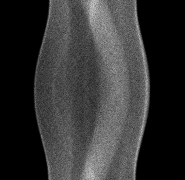
%> input picture hw06_ChaehyeonKim_2020250028/sinogram.bmp, 185 x 180 px
$ octave hw06_ChaehyeonKim_2020250028.m   (GNU Octave 9; MATLAB toolbox functions it lacks are replaced by stand-ins)
%> lines starting %> are read from the running program, lines starting %| are printed output that depends on the picture
### hw06_ChaehyeonKim_2020250028/freqfilt.m
function filtered = freqfilt(sinogram,filter)
    filtered = zeros(size(sinogram));
    for i=1:180
        fft_result = fftshift(fft(sinogram(i,:)));
        filtered(i,:) = real(ifft(ifftshift(filter.*fft_result)));
    end
end

### hw06_ChaehyeonKim_2020250028/butterworthLPF.m
function filter = butterworthLPF(f, cutoff, n)
    cof = pi*cutoff;
    filter = 1./(1+((f/cof).^(2*n)));
end

### hw06_ChaehyeonKim_2020250028/hw06_ChaehyeonKim_2020250028.m
clc; clear; close all;

%% Prob 1 : FBP image reconstruction

% 1. Read the input file
sinogram = imread("sinogram.bmp");
%> sinogram is the input picture: size 180x185 uint8; min 0, max 206, mean 51.1

% 2. Frequency Filtering

% Generate the ramp filter in the frequency domain.
x = -pi:2*pi/184:pi;
ramp = abs(x)/pi;
figure; plot(x,ramp); title('1-2. Generate the ramp filter in the freq. domain.');
%> after `title('1-2. Generate the ramp filter in the freq. domain.')`:
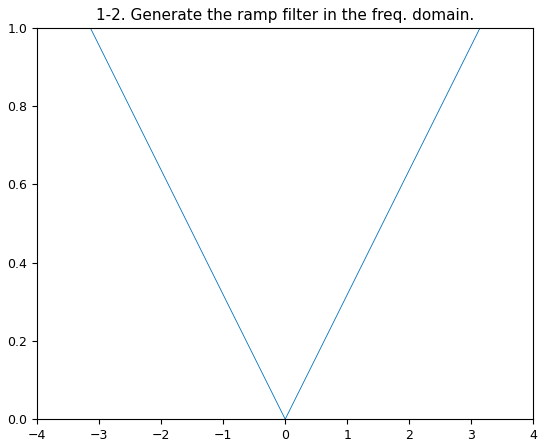
%> figure redrawn from the program's plot data; curve peaks at x = -3.14, y = 1

% Frequency Filtering.
GG = zeros(size(sinogram));
for theta = 1:size(sinogram,1)
    sfft = fftshift(fft(sinogram(theta,:)));
    GGF = real(ifft(ifftshift(ramp.*sfft)));
    GG(theta, :) = GGF;
end
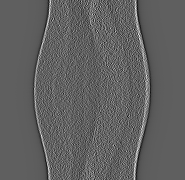
%> GG: size 180x185 double; min -24.8, max 40.36, mean 0; drawn with min black and max white

figure;
subplot(4,1,1); plot(x,sinogram(1,:)); title("theta=1");
subplot(4,1,2); plot(x,sinogram(2,:)); title("theta=2");
subplot(4,1,3); plot(x,sinogram(90,:)); title("theta=90");
subplot(4,1,4); plot(x,sinogram(179,:)); title("theta=179");
sgtitle("sinogram for each angle")
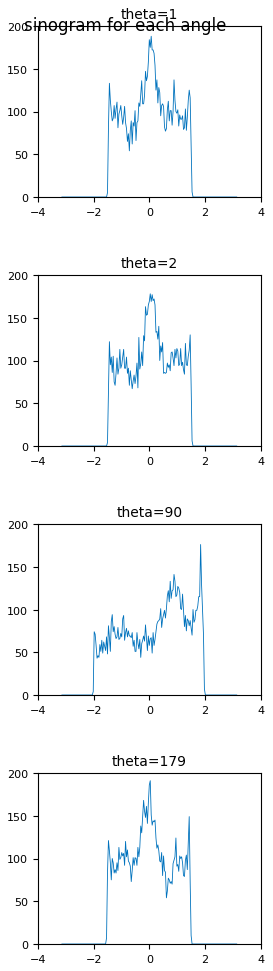
%> figure redrawn from the program's plot data, 4 panels; panel 1: curve peaks at x = 0.0683, y = 188; panel 2: curve peaks at x = 0.0341, y = 178; panel 3: curve peaks at x = 1.84, y = 176; panel 4: curve peaks at x = 0.0341, y = 191

figure;
subplot(1,2,1); imshow(sinogram,[]); title("Original Sinogram");
subplot(1,2,2); imshow(GG,[]); title("Frequency Filtering");
sgtitle("sinogram comparison");

% 3. Backprojection & 4. Superposition
re = zeros(185,185);
for i = 1:180
    mm = repmat(GG(i,:),185,1);
    mmrot = imrotate(mm,i-1,"crop");
    re(1:size(mmrot,1),1:size(mmrot,2)) = re(1:size(mmrot,1),1:size(mmrot,2)) + mmrot;
end
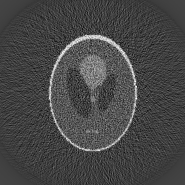
%> re: size 185x185 double; min -273, max 740.4, mean 9.2; drawn with min black and max white
figure; imshow(re,[]); sgtitle('1-3. Backprojection & 1-4. Superposition');

%% Prob 2. Ramp filter with BPF
% butterworthLPF, freqfilt 함수 작성하였음

% 변경할 값
cutoff = 0.5;
n = 2;

butt = butterworthLPF(x,cutoff,n);
bff = ramp.*butt;
fff = freqfilt(sinogram,bff);
%> after the loop in freqfilt, `for i=1:180`:
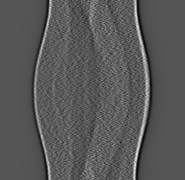
%> filtered: size 180x185 double; min -12.54, max 23.36, mean 0; drawn with min black and max white

re = zeros(185,185);
for i = 1:180
    mm = repmat(fff(i,:),185,1);
    mmrot = imrotate(mm,i-1,"crop");
    re(1:size(mmrot,1),1:size(mmrot,2)) = re(1:size(mmrot,1),1:size(mmrot,2)) + mmrot;
end
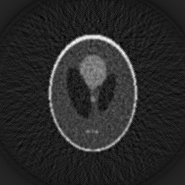
%> re: size 185x185 double; min -108.6, max 619.8, mean 9.3; drawn with min black and max white
figure;
subplot(2,2,1); plot(butt);
subplot(2,2,2); plot(bff);
subplot(2,2,3); imshow(fff,[]);
subplot(2,2,4); imshow(re,[]);

figtitle = "cutoff=" + string(cutoff) + ", n=" + string(n);
sgtitle(figtitle);
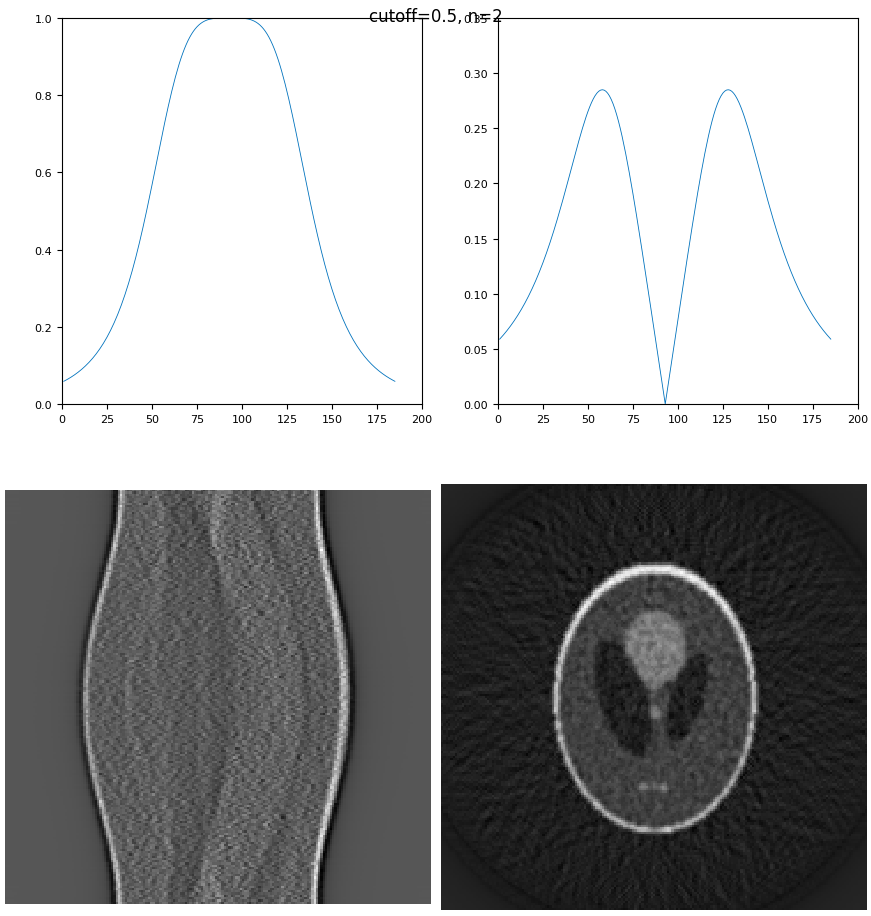
%> figure redrawn from the program's plot data, 4 panels
